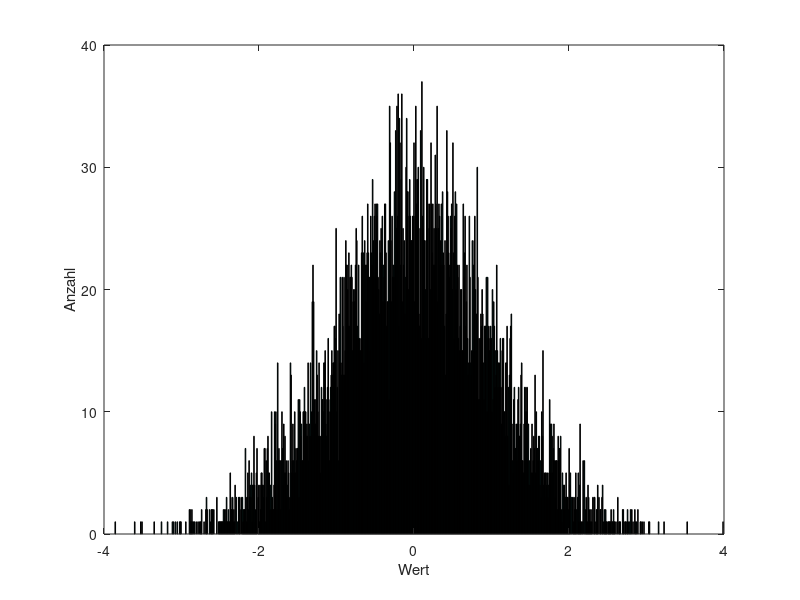

MATLAB code to generate this figure:
fs = 8192;                 % Abtastfrequenz [Hz]
n  = 0:(fs-1);             % Zeitschritte


f1 = 500;                  % Frequenz [Hz]
s1 = 1 * sin(2 * pi * f1 * n * (1/fs));

f2 = 1000;                 % Frequenz [Hz]
s2 = 0.5 * sin(2 * pi * f2 * n * (1/fs));

f3 = 1500;                 % Frequenz [Hz]
s3 = 0.2 * sin(2 * pi * f3 * n * (1/fs));

s4 = s1 + s2 + s3;

%% Aufgabe 2

% ToDo - Achsenbeschriftung, Doku, mehrere Plots

noise = randn(1, fs);
hist(noise, 1000);
xlabel('Wert');
ylabel('Anzahl');

autocorr_noise = xcorr(noise, noise);
plot(autocorr_noise);
xlabel('tau');
ylabel('r_noise (tau)');

myh = 3.5;
omega = 5;
noise2 = myh + sqrt(omega^2) * randn(1, fs);
hist(noise, 1000);
xlabel('Wert');
ylabel('Anzahl');

noise_tmp = randn(1, fs);
noise_s5 = (0.01/rms(noise_tmp)) * noise_tmp;
noise_s6 = (0.1/rms(noise_tmp)) * noise_tmp;
noise_s7 = (5/rms(noise_tmp)) * noise_tmp;

s5 = s4 + noise_s5;
s6 = s4 + noise_s6;
s7 = s4 + noise_s7;

u_eff_s4 = rms(s4);
u_eff_n5 = rms(noise_s5);
u_eff_n6 = rms(noise_s6);
u_eff_n7 = rms(noise_s7);

SNR_s5 = 10 * log((u_eff_s4^2)/(u_eff_n5^2));
SNR_s6 = 10 * log((u_eff_s4^2)/(u_eff_n6^2));
SNR_s7 = 10 * log((u_eff_s4^2)/(u_eff_n7^2));

soundsc(s5, fs);
pause(1);
soundsc(s6, fs);
pause(1);
soundsc(s7, fs);
pause(1);


